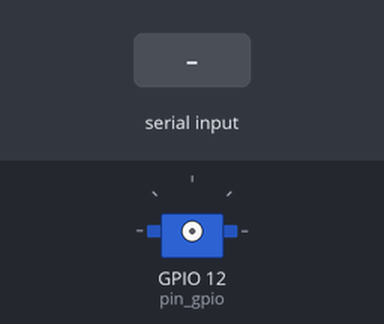
The program below on a simulated Raspberry Pi (BCM pin numbers). Shown: servo. The inputs (shaded band) are chosen by the test bench. Servo angles are drawn from the pulse width (0.5 ms = 0°, 2.5 ms = 180°); what the program prints to the terminal is not drawn.

Above: at 1.2 s.
1.3 s: "5" typed at the terminal, then Enter
2.8 s: "200" typed at the terminal, then Enter
At 3.8 s:
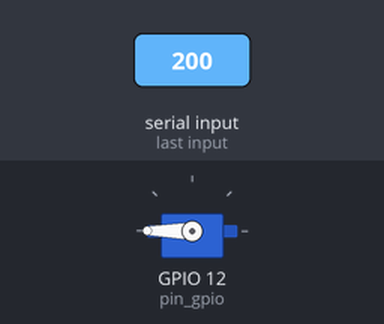
4.3 s: "90" typed at the terminal, then Enter
At 4.9 s:
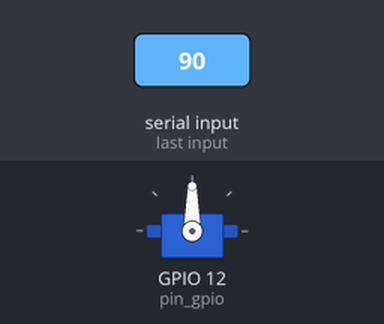
Timing chart, 0 to 7.3 s (numbered marks = the images above; inputs shaded):
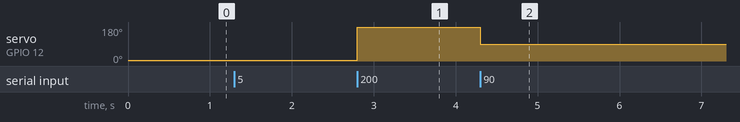

Measured:
- after the input at 2.8 s, servo on GPIO 12 (pin_gpio): 5° → 180° at once
- after the input at 4.3 s, servo on GPIO 12 (pin_gpio): 180° → 90° at once

The program:

main.py
```python
#!/home/p4/RPI_workspace/.workspace/bin/python
# test_servos.py
import time
from functions.myservos import ControladorServo

# Instanciamos un servo conectado al GPIO 12
servo_brazo = ControladorServo(pin_gpio=12, angulo_min=0, angulo_max=180)

print("\n--- 🤖 Control Manual de Servo ---")
print("Escribe un ángulo entre 0 y 180.")
print("Escribe 'q' para salir del programa.")
print("----------------------------------\n")

try:
    while True:
        # 1. Pedir el input al usuario en la terminal
        entrada = input("👉 Ingresa el ángulo deseado: ")

        # 2. Comprobar si el usuario quiere salir
        if entrada.lower() == 'q':
            print("Saliendo del control manual...")
            break # Rompe el bucle y va directo al "finally"

        # 3. Intentar convertir el texto a número y mover el servo
        try:
            angulo_usuario = float(entrada)

            # Tu clase ControladorServo ya protege los límites mecánicos,
            # pero es bueno darle feedback al usuario en la pantalla:
            if 0 <= angulo_usuario <= 180:
                servo_brazo.mover_a(angulo_usuario)
            else:
                print("⚠️ Aviso: El ángulo ideal debe estar entre 0 y 180.")
                servo_brazo.mover_a(angulo_usuario) # Lo enviamos igual, tu clase lo limitará

        except ValueError:
            # Si el usuario escribe letras como "hola", evitamos que el programa explote
            print("❌ Error: Entrada inválida. Por favor ingresa solo números.")

except KeyboardInterrupt:
    # Esto captura si presionas Ctrl+C en la terminal para forzar la salida
    print("\nPrograma interrumpido por el usuario (Ctrl+C).")

finally:
    # IMPORTANTE: Desactivar el pulso al terminar el script
    servo_brazo.apagar()
    print("💤 Secuencia finalizada y servo apagado de forma segura.")
```

myservos.py
```python
# mi_robotica/servos.py
import time
from gpiozero import AngularServo, Device
from gpiozero.pins.lgpio import LGPIOFactory
from gpiozero.exc import GPIOPinInUse

# Forzar a gpiozero a usar el driver nativo de la Raspberry Pi 5
Device.pin_factory = LGPIOFactory()

class ControladorServo:
    def __init__(self, pin_gpio, angulo_min=0, angulo_max=180, min_pulso=0.5/1000, max_pulso=2.5/1000):
        """
        Clase generalizada para controlar cualquier servo en Raspberry Pi 5.

        :param pin_gpio: Número de pin GPIO (ej. 12, 18)
        :param angulo_min: Ángulo físico mínimo del servo (habitualmente 0)
        :param angulo_max: Ángulo físico máximo del servo (habitualmente 180)
        :param min_pulso: Ancho de pulso mínimo en segundos (0.5ms = 0.5/1000)
        :param max_pulso: Ancho de pulso máximo en segundos (2.5ms = 2.5/1000)
        """
        self.pin = pin_gpio

        try:
            # Inicializamos el servo angular con los parámetros calibrados
            self.servo = AngularServo(
                pin=self.pin,
                initial_angle=None, # Evita el "latigazo" inicial al encender
                min_angle=angulo_min,
                max_angle=angulo_max,
                min_pulse_width=min_pulso,
                max_pulse_width=max_pulso
            )
            print(f"✅ Servo inicializado correctamente en el GPIO {self.pin}")
        except GPIOPinInUse:
            print(f"❌ Error: El GPIO {self.pin} ya está siendo usado por otro proceso.")
            raise

    def mover_a(self, angulo):
        """
        Mueve el servo a un ángulo específico de forma segura.
        """
        # Validamos los límites para no forzar los engranajes del motor
        if angulo < self.servo.min_angle:
            angulo = self.servo.min_angle
        elif angulo > self.servo.max_angle:
            angulo = self.servo.max_angle

        self.servo.angle = angulo
        print(f"Servo [GPIO {self.pin}] -> Movido a {angulo}°")

    def apagar(self):
        """
        Libera el pulso del servo (evita que gaste batería y que vibre en reposo).
        """
        self.servo.detach()
        print(f"💤 Servo [GPIO {self.pin}] en reposo (pulso desactivado).")
```
